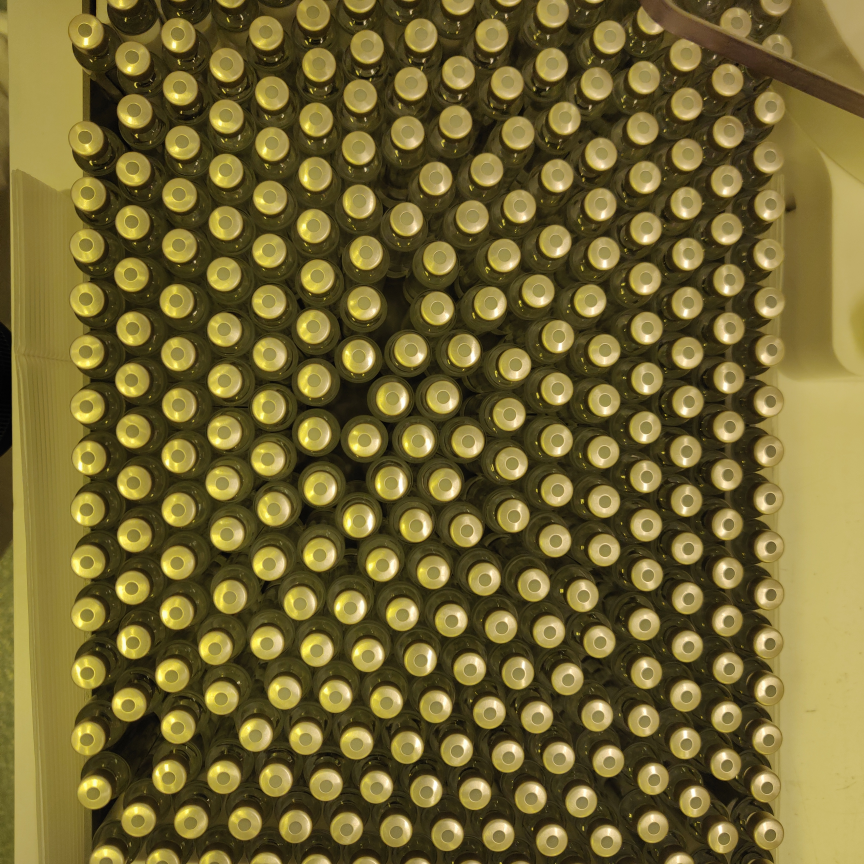
#> input picture Camera Vial Counts/te.jpg, 3456 x 3456 px (shown at 1/4 size)
$ python cv.py
#> lines starting #> are read from the running program, lines starting #| are printed output that depends on the picture
import cv2
import numpy as np

# Read image.
img1 = cv2.imread('te.jpg', cv2.IMREAD_COLOR)
#> img1 is the input picture: shape (3456, 3456, 3); mean B, G, R 49.7, 101, 113.8
img = img1.copy()

# Convert to grayscale.
gray = cv2.cvtColor(img, cv2.COLOR_BGR2GRAY)
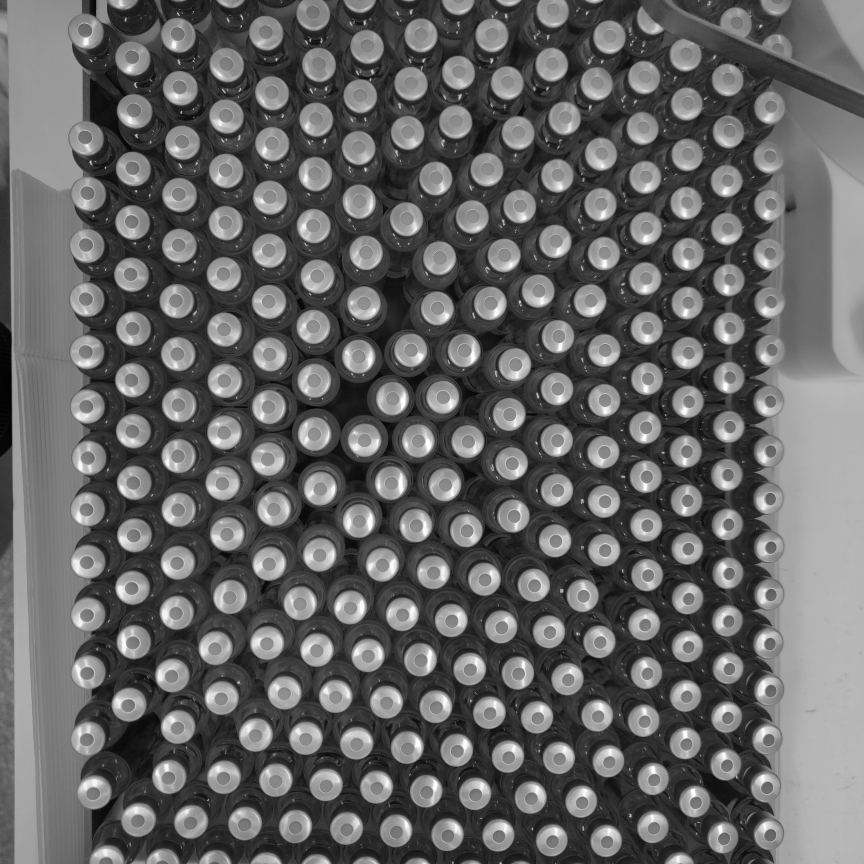
#> gray: shape (3456, 3456) (shown at 1/4 size); min 0, max 255, mean 99

# Blur using 3 * 3 kernel.
gray_blurred = cv2.blur(gray, (12, 12))
cv2.imwrite("result_gray.png", gray_blurred)
# Apply Hough transform on the blurred image.
detected_circles = cv2.HoughCircles(gray_blurred,
                   cv2.HOUGH_GRADIENT, 1, 60, param1 = 60,
               param2 = 30, minRadius = 30, maxRadius = 70)
#> detected_circles = 258 rows, first 8: [1877.5, 2677.5, 64], [2584.5, 2101.5, 63.3], [717.5, 780.5, 68.3], [538.5, 1929.5, 68.1], [358.5, 1831.5, 66], [895.5, 1096.5, 67.2], [903.5, 891.5, 67.2], [903.5, 681.5, 67.2]

count = 0
# Draw circles that are detected.
if detected_circles is not None:

    # Convert the circle parameters a, b and r to integers.
    detected_circles = np.uint16(np.around(detected_circles))
#> detected_circles = 258 rows, first 8: [1878, 2678, 64], [2584, 2102, 63], [718, 780, 68], [538, 1930, 68], [358, 1832, 66], [896, 1096, 67], [904, 892, 67], [904, 682, 67]

    for pt in detected_circles[0, :]:
        a, b, r = pt[0], pt[1], pt[2]

        # Draw the circumference of the circle.
        cv2.circle(img, (a, b), r, (0, 255, 0), 2)

        # Draw a small circle (of radius 1) to show the center.
        cv2.circle(img, (a, b), 1, (0, 0, 255), 3)

        count += 1

        img = cv2.putText(img, str(count),(a, b+2), cv2.FONT_HERSHEY_SIMPLEX, 2, (0, 0, 255),2)
#> this loop made 258 passes
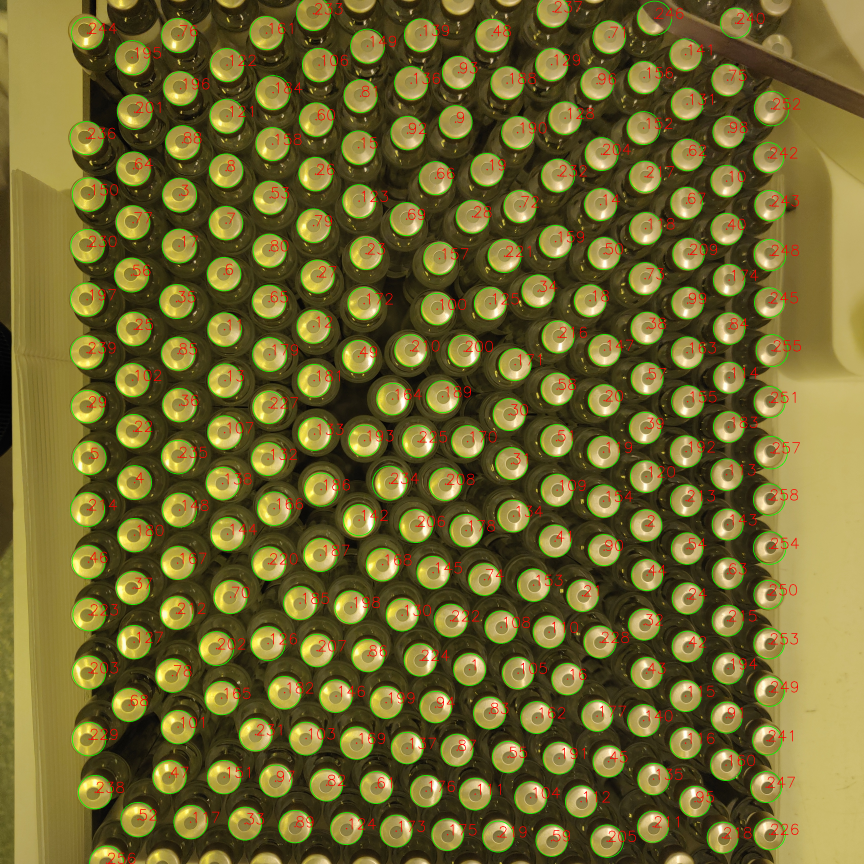
#> img: shape (3456, 3456, 3) (shown at 1/4 size); mean B, G, R 47.5, 102.7, 112.6
#> after the loop, count = 258

cv2.imwrite("result.png", img)
print("Number of vials is " + str(detected_circles.shape[1]))
#| Number of vials is 258
